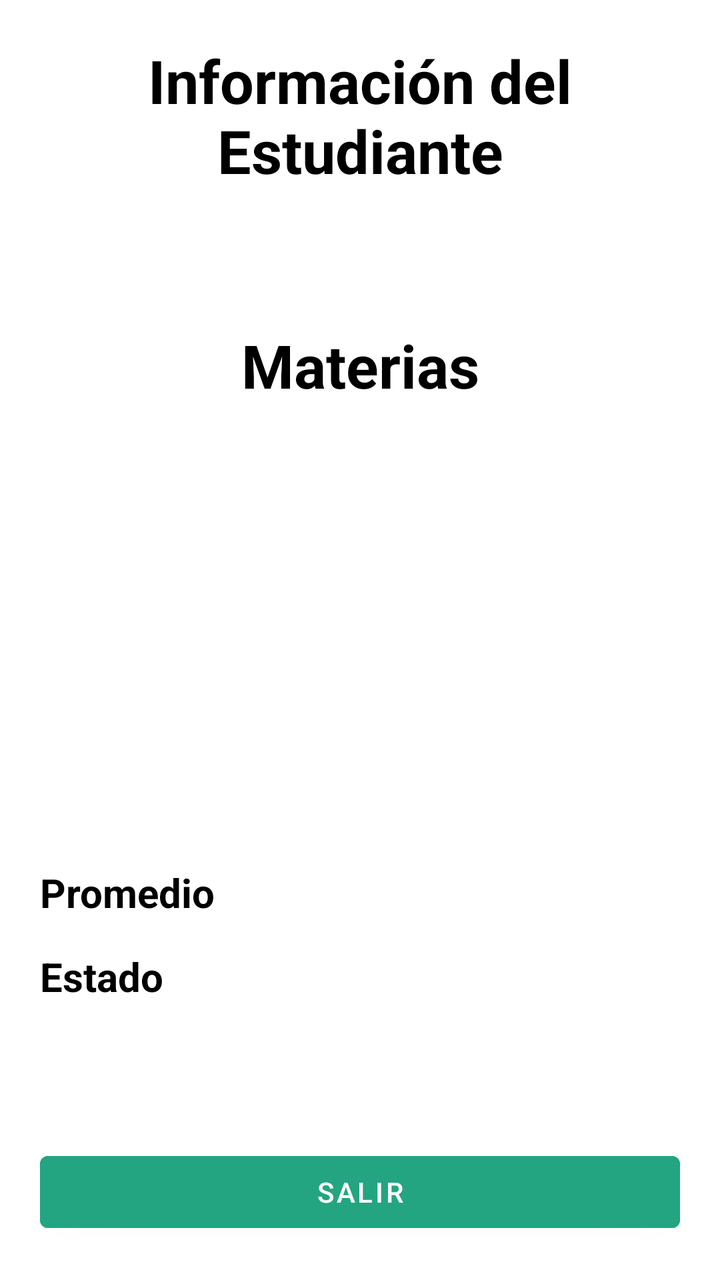
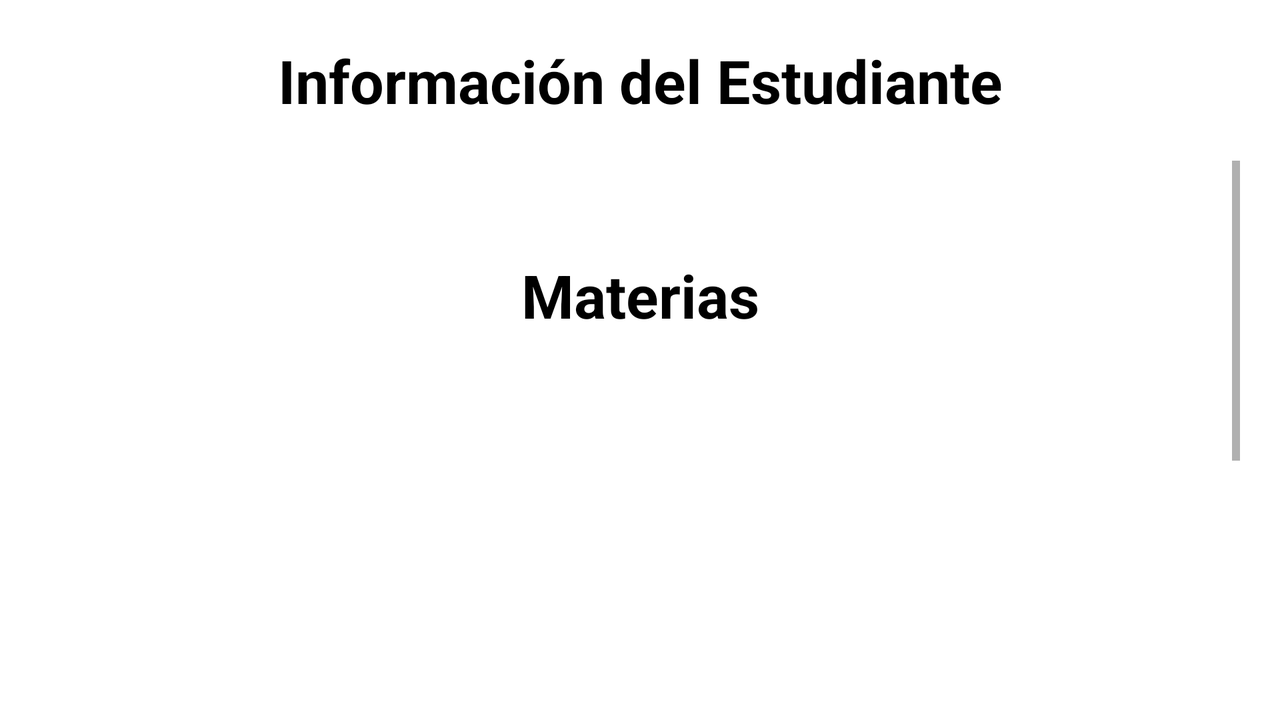

An Android layout and its configuration variant, each rendered on a device that would load it. The default file and the variant file are quoted in full after the pictures.
<!-- AndroidManifest.xml: application theme Theme.ProyectoNotas -->
<!-- res/layout/activity_information_student.xml -->
<?xml version="1.0" encoding="utf-8"?>
<LinearLayout xmlns:android="http://schemas.android.com/apk/res/android"
    xmlns:app="http://schemas.android.com/apk/res-auto"
    xmlns:tools="http://schemas.android.com/tools"
    android:layout_width="match_parent"
    android:layout_height="match_parent"
    tools:context=".InformationStudent"
    android:orientation="vertical"
    android:padding="20dp">
    <TextView
        android:layout_width="match_parent"
        android:layout_height="wrap_content"
        android:layout_marginBottom="20dp"
        android:text="@string/title_information_student"
        android:textColor="@color/black"
        android:textSize="30sp"
        android:textStyle="bold"
        android:textAlignment="center"/>

    <TextView
        android:id="@+id/txtNameIE"
        android:layout_width="match_parent"
        android:layout_height="wrap_content"
        android:layout_marginBottom="20dp"
        android:textAlignment="center"
        android:textColor="@color/black"
        android:textSize="20sp" />
    <TextView
        android:layout_width="match_parent"
        android:layout_height="wrap_content"
        android:layout_marginBottom="20dp"
        android:text="@string/title_subject2"
        android:textColor="@color/black"
        android:textSize="30sp"
        android:textStyle="bold"
        android:textAlignment="center"/>

    <LinearLayout
        android:layout_width="match_parent"
        android:layout_height="wrap_content"
        android:orientation="vertical"
        android:layout_weight="1">
        <LinearLayout
            android:layout_width="match_parent"
            android:layout_height="wrap_content"
            android:layout_marginBottom="15dp">

            <TextView
                android:id="@+id/txtSubjectIE1"
                android:layout_width="200dp"
                android:layout_height="wrap_content"
                android:textColor="@color/black"
                android:textSize="20sp"
                android:textStyle="bold" />

            <TextView
                android:id="@+id/txtGradeEI1"
                android:layout_width="match_parent"
                android:layout_height="wrap_content"
                android:textColor="@color/black"
                android:textSize="20sp" />


        </LinearLayout><LinearLayout
        android:layout_width="match_parent"
        android:layout_height="wrap_content"
        android:layout_marginBottom="15dp">

        <TextView
            android:id="@+id/txtSubjectIE2"
            android:layout_width="200dp"
            android:layout_height="wrap_content"
            android:textColor="@color/black"
            android:textSize="20sp"
            android:textStyle="bold" />

        <TextView
            android:id="@+id/txtGradeEI2"
            android:layout_width="match_parent"
            android:layout_height="wrap_content"
            android:textColor="@color/black"
            android:textSize="20sp" />


    </LinearLayout><LinearLayout
        android:layout_width="match_parent"
        android:layout_height="wrap_content"
        android:layout_marginBottom="15dp">

        <TextView
            android:id="@+id/txtSubjectIE3"
            android:layout_width="200dp"
            android:layout_height="wrap_content"
            android:textColor="@color/black"
            android:textSize="20sp"
            android:textStyle="bold" />

        <TextView
            android:id="@+id/txtGradeEI3"
            android:layout_width="match_parent"
            android:layout_height="wrap_content"
            android:textColor="@color/black"
            android:textSize="20sp" />


    </LinearLayout><LinearLayout
        android:layout_width="match_parent"
        android:layout_height="wrap_content"
        android:layout_marginBottom="15dp">

        <TextView
            android:id="@+id/txtSubjectIE4"
            android:layout_width="200dp"
            android:layout_height="wrap_content"
            android:textColor="@color/black"
            android:textSize="20sp"
            android:textStyle="bold" />

        <TextView
            android:id="@+id/txtGradeEI4"
            android:layout_width="match_parent"
            android:layout_height="wrap_content"
            android:textColor="@color/black"
            android:textSize="20sp" />


    </LinearLayout><LinearLayout
        android:layout_width="match_parent"
        android:layout_height="wrap_content"
        android:layout_marginBottom="15dp">

        <TextView
            android:id="@+id/txtSubjectIE5"
            android:layout_width="200dp"
            android:layout_height="wrap_content"
            android:textColor="@color/black"
            android:textSize="20sp"
            android:textStyle="bold" />

        <TextView
            android:id="@+id/txtGradeEI5"
            android:layout_width="match_parent"
            android:layout_height="wrap_content"
            android:textColor="@color/black"
            android:textSize="20sp" />


    </LinearLayout>
        <LinearLayout
            android:layout_width="match_parent"
            android:layout_height="wrap_content"
            android:layout_marginBottom="15dp">

            <TextView
                android:layout_width="200dp"
                android:layout_height="wrap_content"
                android:text="@string/txt_average"
                android:textColor="@color/black"
                android:textSize="20sp"
                android:textStyle="bold" />

            <TextView
                android:id="@+id/txtAverageIE"
                android:layout_width="match_parent"
                android:layout_height="wrap_content"
                android:textColor="@color/black"
                android:textSize="20sp" />


        </LinearLayout>
        <LinearLayout
            android:layout_width="match_parent"
            android:layout_height="wrap_content"
            android:layout_marginBottom="15dp">

            <TextView
                android:layout_width="200dp"
                android:layout_height="wrap_content"
                android:text="@string/txt_status"
                android:textColor="@color/black"
                android:textSize="20sp"
                android:textStyle="bold" />

            <TextView
                android:id="@+id/txtStatusIE"
                android:layout_width="match_parent"
                android:layout_height="wrap_content"
                android:textColor="@color/black"
                android:textSize="20sp" />


        </LinearLayout>
    </LinearLayout>

    <Button
        android:layout_width="match_parent"
        android:layout_height="wrap_content"
        android:backgroundTint="@color/bg_green"
        android:text="@string/btn_close"
        android:id="@+id/btnClose2"
        />

</LinearLayout>
<!-- resources referenced by this layout -->
<resources>
  <color name="bg_green">#23a581</color>
  <color name="black">#FF000000</color>
  <string name="btn_close">Salir</string>
  <string name="title_information_student">Información del Estudiante</string>
  <string name="title_subject2">Materias</string>
  <string name="txt_average">Promedio</string>
  <string name="txt_status">Estado</string>
  <style name="Theme.ProyectoNotas" parent="Theme.MaterialComponents.DayNight.NoActionBar">
          
          <item name="colorPrimary">@color/purple_500</item>
          <item name="colorPrimaryVariant">@color/purple_700</item>
          <item name="colorOnPrimary">@color/white</item>
          
          <item name="colorSecondary">@color/teal_200</item>
          <item name="colorSecondaryVariant">@color/teal_700</item>
          <item name="colorOnSecondary">@color/black</item>
          
          <item name="android:statusBarColor" tools:targetApi="l">?attr/colorPrimaryVariant</item>
          
      </style>
  <color name="purple_500">#23a581</color>
  <color name="purple_700">#23a581</color>
  <color name="white">#FFFFFFFF</color>
  <color name="teal_200">#FF03DAC5</color>
  <color name="teal_700">#FF018786</color>
</resources>
<!-- res/layout-land/activity_information_student.xml (the repository's variant of the layout above) -->
<!-- drawn on the phone turned sideways -->
<?xml version="1.0" encoding="utf-8"?>
<LinearLayout xmlns:android="http://schemas.android.com/apk/res/android"
    xmlns:app="http://schemas.android.com/apk/res-auto"
    xmlns:tools="http://schemas.android.com/tools"
    android:layout_width="match_parent"
    android:layout_height="match_parent"
    tools:context=".InformationStudent"
    android:orientation="vertical"
    android:padding="20dp">
    <TextView
        android:layout_width="match_parent"
        android:layout_height="wrap_content"
        android:layout_marginBottom="20dp"
        android:text="@string/title_information_student"
        android:textColor="@color/black"
        android:textSize="30sp"
        android:textStyle="bold"
        android:textAlignment="center"/>
    <ScrollView
        android:layout_width="match_parent"
        android:layout_height="match_parent">
        <LinearLayout
            android:layout_width="match_parent"
            android:layout_height="match_parent"
            android:orientation="vertical">
            <TextView
                android:id="@+id/txtNameIE"
                android:layout_width="match_parent"
                android:layout_height="wrap_content"
                android:layout_marginBottom="20dp"
                android:textAlignment="center"
                android:textColor="@color/black"
                android:textSize="20sp" />
            <TextView
                android:layout_width="match_parent"
                android:layout_height="wrap_content"
                android:layout_marginBottom="20dp"
                android:text="@string/title_subject2"
                android:textColor="@color/black"
                android:textSize="30sp"
                android:textStyle="bold"
                android:textAlignment="center"/>

            <LinearLayout
                android:layout_width="match_parent"
                android:layout_height="wrap_content"
                android:orientation="vertical"
                android:layout_weight="1">
                <LinearLayout
                    android:layout_width="match_parent"
                    android:layout_height="wrap_content"
                    android:layout_marginBottom="15dp">

                    <TextView
                        android:id="@+id/txtSubjectIE1"
                        android:layout_width="200dp"
                        android:layout_height="wrap_content"
                        android:textColor="@color/black"
                        android:textSize="20sp"
                        android:textStyle="bold" />

                    <TextView
                        android:id="@+id/txtGradeEI1"
                        android:layout_width="match_parent"
                        android:layout_height="wrap_content"
                        android:textColor="@color/black"
                        android:textSize="20sp" />


                </LinearLayout><LinearLayout
                android:layout_width="match_parent"
                android:layout_height="wrap_content"
                android:layout_marginBottom="15dp">

                <TextView
                    android:id="@+id/txtSubjectIE2"
                    android:layout_width="200dp"
                    android:layout_height="wrap_content"
                    android:textColor="@color/black"
                    android:textSize="20sp"
                    android:textStyle="bold" />

                <TextView
                    android:id="@+id/txtGradeEI2"
                    android:layout_width="match_parent"
                    android:layout_height="wrap_content"
                    android:textColor="@color/black"
                    android:textSize="20sp" />


            </LinearLayout><LinearLayout
                android:layout_width="match_parent"
                android:layout_height="wrap_content"
                android:layout_marginBottom="15dp">

                <TextView
                    android:id="@+id/txtSubjectIE3"
                    android:layout_width="200dp"
                    android:layout_height="wrap_content"
                    android:textColor="@color/black"
                    android:textSize="20sp"
                    android:textStyle="bold" />

                <TextView
                    android:id="@+id/txtGradeEI3"
                    android:layout_width="match_parent"
                    android:layout_height="wrap_content"
                    android:textColor="@color/black"
                    android:textSize="20sp" />


            </LinearLayout><LinearLayout
                android:layout_width="match_parent"
                android:layout_height="wrap_content"
                android:layout_marginBottom="15dp">

                <TextView
                    android:id="@+id/txtSubjectIE4"
                    android:layout_width="200dp"
                    android:layout_height="wrap_content"
                    android:textColor="@color/black"
                    android:textSize="20sp"
                    android:textStyle="bold" />

                <TextView
                    android:id="@+id/txtGradeEI4"
                    android:layout_width="match_parent"
                    android:layout_height="wrap_content"
                    android:textColor="@color/black"
                    android:textSize="20sp" />


            </LinearLayout><LinearLayout
                android:layout_width="match_parent"
                android:layout_height="wrap_content"
                android:layout_marginBottom="15dp">

                <TextView
                    android:id="@+id/txtSubjectIE5"
                    android:layout_width="200dp"
                    android:layout_height="wrap_content"
                    android:textColor="@color/black"
                    android:textSize="20sp"
                    android:textStyle="bold" />

                <TextView
                    android:id="@+id/txtGradeEI5"
                    android:layout_width="match_parent"
                    android:layout_height="wrap_content"
                    android:textColor="@color/black"
                    android:textSize="20sp" />


            </LinearLayout>
                <LinearLayout
                    android:layout_width="match_parent"
                    android:layout_height="wrap_content"
                    android:layout_marginBottom="15dp">

                    <TextView
                        android:layout_width="200dp"
                        android:layout_height="wrap_content"
                        android:text="@string/txt_average"
                        android:textColor="@color/black"
                        android:textSize="20sp"
                        android:textStyle="bold" />

                    <TextView
                        android:id="@+id/txtAverageIE"
                        android:layout_width="match_parent"
                        android:layout_height="wrap_content"
                        android:textColor="@color/black"
                        android:textSize="20sp" />


                </LinearLayout>
                <LinearLayout
                    android:layout_width="match_parent"
                    android:layout_height="wrap_content"
                    android:layout_marginBottom="15dp">

                    <TextView
                        android:layout_width="200dp"
                        android:layout_height="wrap_content"
                        android:text="@string/txt_status"
                        android:textColor="@color/black"
                        android:textSize="20sp"
                        android:textStyle="bold" />

                    <TextView
                        android:id="@+id/txtStatusIE"
                        android:layout_width="match_parent"
                        android:layout_height="wrap_content"
                        android:textColor="@color/black"
                        android:textSize="20sp" />


                </LinearLayout>
            </LinearLayout>

            <Button
                android:layout_width="match_parent"
                android:layout_height="wrap_content"
                android:backgroundTint="@color/bg_green"
                android:text="@string/btn_close"
                android:id="@+id/btnClose2"
                />

        </LinearLayout>
    </ScrollView>



</LinearLayout>
